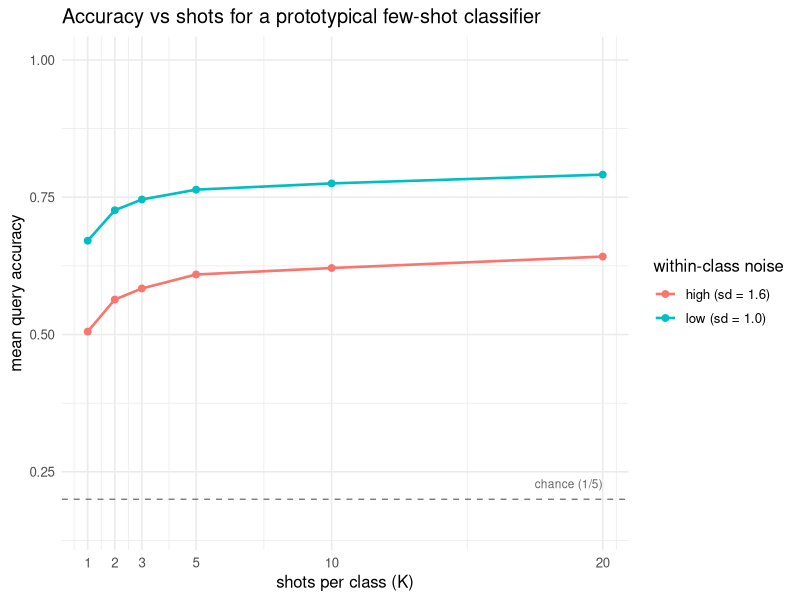

R code for this plot:
## ---- chunk 1
#| include: false
suppressPackageStartupMessages(library(tidyverse))
## ---- chunk 2
set.seed(1301)

# Sample one N-way K-shot episode from a Gaussian task distribution.
# Each class is a blob with a random center in p dimensions and shared sd.
sample_episode <- function(n_way, k_shot, n_query, p = 2, sd = 1.0,
                           center_spread = 2.5) {
  centers <- matrix(rnorm(n_way * p, sd = center_spread), nrow = n_way)

  draw <- function(n_per_class) {
    X <- matrix(0, nrow = n_way * n_per_class, ncol = p)
    y <- integer(n_way * n_per_class)
    row <- 1L
    for (c in seq_len(n_way)) {
      for (j in seq_len(n_per_class)) {
        X[row, ] <- centers[c, ] + rnorm(p, sd = sd)
        y[row] <- c
        row <- row + 1L
      }
    }
    list(X = X, y = y)
  }

  list(support = draw(k_shot), query = draw(n_query))
}

# Prototypical classifier with identity encoder: class prototypes are the
# support means, queries go to the nearest prototype (squared Euclidean).
proto_predict <- function(support, query_X, n_way) {
  p <- ncol(support$X)
  protos <- matrix(0, nrow = n_way, ncol = p)
  for (c in seq_len(n_way)) {
    protos[c, ] <- colMeans(support$X[support$y == c, , drop = FALSE])
  }
  # squared Euclidean distance from each query point to each prototype
  d2 <- matrix(0, nrow = nrow(query_X), ncol = n_way)
  for (c in seq_len(n_way)) {
    diff <- sweep(query_X, 2, protos[c, ], "-")
    d2[, c] <- rowSums(diff^2)
  }
  max.col(-d2, ties.method = "first")  # argmin distance = argmax negative dist
}

# Average query accuracy over many episodes for a given K.
eval_shots <- function(k_shot, n_episodes = 400, n_way = 5,
                       n_query = 15, p = 2, sd = 1.0) {
  acc <- numeric(n_episodes)
  for (e in seq_len(n_episodes)) {
    ep <- sample_episode(n_way, k_shot, n_query, p = p, sd = sd)
    pred <- proto_predict(ep$support, ep$query$X, n_way)
    acc[e] <- mean(pred == ep$query$y)
  }
  mean(acc)
}
## ---- chunk 3
shots <- c(1, 2, 3, 5, 10, 20)

set.seed(7)
acc_easy <- sapply(shots, eval_shots, n_episodes = 400, n_way = 5, sd = 1.0)
set.seed(7)
acc_hard <- sapply(shots, eval_shots, n_episodes = 400, n_way = 5, sd = 1.6)

results <- data.frame(
  shots          = shots,
  acc_low_noise  = round(acc_easy, 3),
  acc_high_noise = round(acc_hard, 3)
)
## ---- chunk 4
knitr::kable(
  results,
  caption = "Mean query accuracy of the nearest-centroid few-shot classifier on simulated 5-way episodes, by shots per class and within-class noise level, averaged over 400 episodes.",
  col.names = c("shots (K)", "accuracy (low noise)", "accuracy (high noise)")
)
## ---- chunk 5
library(ggplot2)

plot_df <- rbind(
  data.frame(shots = shots, accuracy = acc_easy, noise = "low (sd = 1.0)"),
  data.frame(shots = shots, accuracy = acc_hard, noise = "high (sd = 1.6)")
)

ggplot(plot_df, aes(shots, accuracy, color = noise)) +
  geom_hline(yintercept = 0.2, linetype = "dashed", color = "grey50") +
  geom_line(linewidth = 0.9) +
  geom_point(size = 2) +
  annotate("text", x = max(shots), y = 0.22,
           label = "chance (1/5)", hjust = 1, vjust = 0, size = 3,
           color = "grey40") +
  scale_x_continuous(breaks = shots) +
  scale_y_continuous(limits = c(0.15, 1)) +
  labs(x = "shots per class (K)", y = "mean query accuracy",
       color = "within-class noise",
       title = "Accuracy vs shots for a prototypical few-shot classifier") +
  theme_minimal(base_size = 12)
